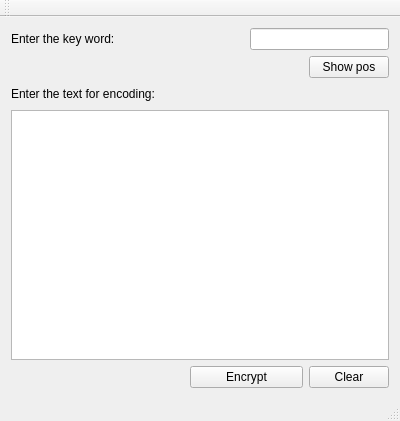
<?xml version="1.0" encoding="UTF-8"?>
<ui version="4.0">
 <class>MainWindow</class>
 <widget class="QMainWindow" name="MainWindow">
  <property name="geometry">
   <rect>
    <x>0</x>
    <y>0</y>
    <width>400</width>
    <height>421</height>
   </rect>
  </property>
  <property name="windowTitle">
   <string>MainWindow</string>
  </property>
  <widget class="QWidget" name="centralWidget">
   <layout class="QGridLayout" name="gridLayout">
    <item row="0" column="0">
     <widget class="QLabel" name="label">
      <property name="text">
       <string>Enter the key word:</string>
      </property>
     </widget>
    </item>
    <item row="0" column="1" colspan="2">
     <spacer name="horizontalSpacer_3">
      <property name="orientation">
       <enum>Qt::Horizontal</enum>
      </property>
      <property name="sizeHint" stdset="0">
       <size>
        <width>107</width>
        <height>20</height>
       </size>
      </property>
     </spacer>
    </item>
    <item row="0" column="3" colspan="2">
     <widget class="QLineEdit" name="lineEdit"/>
    </item>
    <item row="1" column="0" colspan="4">
     <spacer name="horizontalSpacer_4">
      <property name="orientation">
       <enum>Qt::Horizontal</enum>
      </property>
      <property name="sizeHint" stdset="0">
       <size>
        <width>275</width>
        <height>20</height>
       </size>
      </property>
     </spacer>
    </item>
    <item row="1" column="4">
     <widget class="QPushButton" name="showPosPushButton">
      <property name="text">
       <string>Show pos</string>
      </property>
     </widget>
    </item>
    <item row="2" column="0" colspan="2">
     <widget class="QLabel" name="label_2">
      <property name="text">
       <string>Enter the text for encoding:</string>
      </property>
     </widget>
    </item>
    <item row="2" column="2" colspan="3">
     <spacer name="horizontalSpacer_2">
      <property name="orientation">
       <enum>Qt::Horizontal</enum>
      </property>
      <property name="sizeHint" stdset="0">
       <size>
        <width>192</width>
        <height>20</height>
       </size>
      </property>
     </spacer>
    </item>
    <item row="3" column="0" colspan="5">
     <widget class="QTextEdit" name="textEdit"/>
    </item>
    <item row="4" column="0" colspan="2">
     <spacer name="horizontalSpacer">
      <property name="orientation">
       <enum>Qt::Horizontal</enum>
      </property>
      <property name="sizeHint" stdset="0">
       <size>
        <width>173</width>
        <height>20</height>
       </size>
      </property>
     </spacer>
    </item>
    <item row="4" column="2" colspan="2">
     <widget class="QPushButton" name="encryptPushButton">
      <property name="text">
       <string>Encrypt</string>
      </property>
     </widget>
    </item>
    <item row="4" column="4">
     <widget class="QPushButton" name="clearPushButton">
      <property name="text">
       <string>Clear</string>
      </property>
     </widget>
    </item>
   </layout>
  </widget>
  <widget class="QMenuBar" name="menuBar">
   <property name="geometry">
    <rect>
     <x>0</x>
     <y>0</y>
     <width>400</width>
     <height>26</height>
    </rect>
   </property>
  </widget>
  <widget class="QToolBar" name="mainToolBar">
   <attribute name="toolBarArea">
    <enum>TopToolBarArea</enum>
   </attribute>
   <attribute name="toolBarBreak">
    <bool>false</bool>
   </attribute>
  </widget>
  <widget class="QStatusBar" name="statusBar"/>
 </widget>
 <layoutdefault spacing="6" margin="11"/>
 <resources/>
 <connections/>
</ui>
